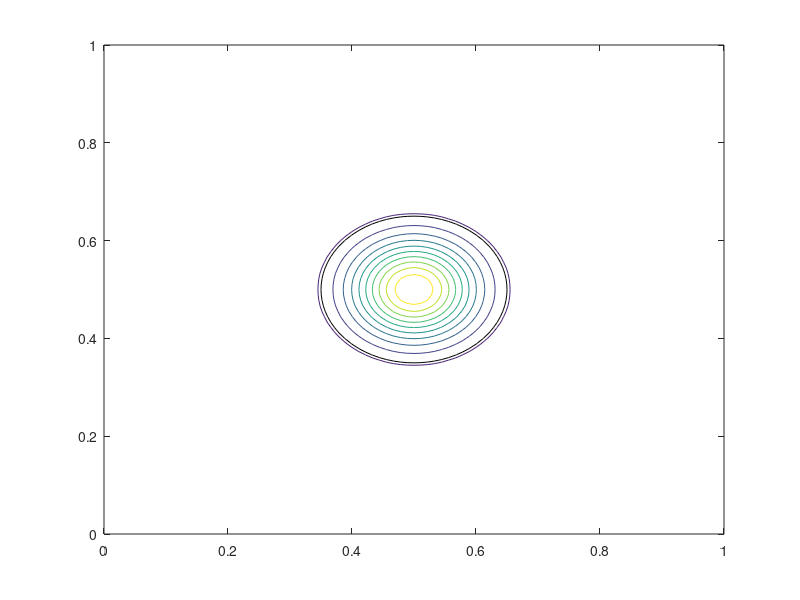
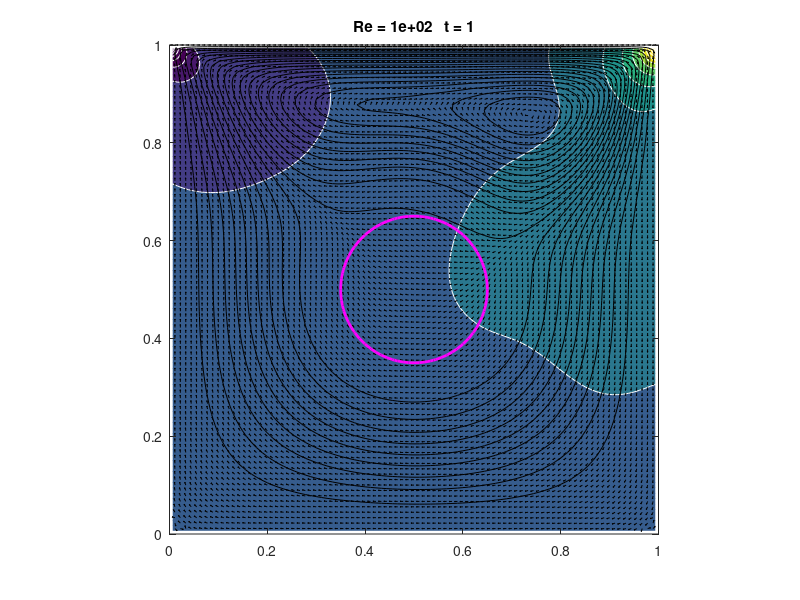

Write MATLAB code to recreate these figures, in order.
function mit18086_navierstokes_obs
%MIT18086_NAVIERSTOKES
%    Solves the incompressible Navier-Stokes equations in a
%    rectangular domain with prescribed velocities along the
%    boundary. The solution method is finite differencing on
%    a staggered grid with implicit diffusion and a Chorin
%    projection method for the pressure.
%    Visualization is done by a colormap-isoline plot for
%    pressure and normalized quiver and streamline plot for
%    the velocity field.
%    The standard setup solves a lid driven cavity problem.

% 07/2007 by Benjamin Seibold
% [redacted]
% Feel free to modify for teaching and learning.
%-----------------------------------------------------------------------
Re = 1e2;     % Reynolds number
dt = 2e-3;    % time step
tf = 1;    % final time
lx = 1;       % width of box
ly = 1;       % height of box
nx = 90;      % number of x-gridpoints
ny = 90;      % number of y-gridpoints
obstacle='circle';  % 'circle'
xObs = 0.5; yObs = 0.5;   % Obstacle position
eta = 10^(-3);
nsteps = 10;  % number of steps with graphic output
%-----------------------------------------------------------------------
nt = ceil(tf/dt); dt = tf/nt;
x = linspace(0,lx,nx+1); hx = lx/nx;
y = linspace(0,ly,ny+1); hy = ly/ny;
[X,Y] = meshgrid(y,x);
%-----------------------------------------------------------------------
% initial conditions
U = zeros(nx-1,ny); V = zeros(nx,ny-1);
% boundary conditions
uN = x*0+1;    vN = avg(x)*0;
uS = x*0;      vS = avg(x)*0;
uW = avg(y)*0; vW = y*0;
uE = avg(y)*0; vE = y*0;
%-----------------------------------------------------------------------
% Define obstacle
switch lower(obstacle)
   case {'circle'}
       % Create level set function for circle, calculate its value on the
       % domain
       circ = @(x, y) sqrt(x.^2 + y.^2);
       phi = @(x, y) circ(x-xObs, y-yObs) - 0.15;
       phip = phi(X, Y);
       
       % Smoothed Indicator Function, calculate its value on the domain
       sig = 10^(-1);
       gauss = @(x, y, sig) exp(-(x.^2 + y.^2)./(sig.^2)); % gaussian centered at 0
       indFunc = gauss(mod(X, lx)-xObs, mod(Y, ly)-yObs, sig);
       
       % Plot indicator function to compare with level set function
       contour(X, Y, indFunc)
       hold on;
       contour(X, Y, phip, [0 0], 'k')
       hold off;
       
   otherwise
      disp('Unknown obstacle type !!!');
      return
end

Ubc = dt/Re*([2*uS(2:end-1)' zeros(nx-1,ny-2) 2*uN(2:end-1)']/hx^2+...
      [uW;zeros(nx-3,ny);uE]/hy^2);
Vbc = dt/Re*([vS' zeros(nx,ny-3) vN']/hx^2+...
      [2*vW(2:end-1);zeros(nx-2,ny-1);2*vE(2:end-1)]/hy^2);

fprintf('initialization')
Lp = kron(speye(ny),K1(nx,hx,1))+kron(K1(ny,hy,1),speye(nx));
Lp(1,1) = 3/2*Lp(1,1);
perp = symamd(Lp); Rp = chol(Lp(perp,perp)); Rpt = Rp';
Lu = speye((nx-1)*ny)+dt/Re*(kron(speye(ny),K1(nx-1,hx,2))+...
     kron(K1(ny,hy,3),speye(nx-1)));
peru = symamd(Lu); Ru = chol(Lu(peru,peru)); Rut = Ru';
Lv = speye(nx*(ny-1))+dt/Re*(kron(speye(ny-1),K1(nx,hx,3))+...
     kron(K1(ny-1,hy,2),speye(nx)));
perv = symamd(Lv); Rv = chol(Lv(perv,perv)); Rvt = Rv';
Lq = kron(speye(ny-1),K1(nx-1,hx,2))+kron(K1(ny-1,hy,2),speye(nx-1));
perq = symamd(Lq); Rq = chol(Lq(perq,perq)); Rqt = Rq';

fprintf(', time loop\n--20%%--40%%--60%%--80%%-100%%\n')
figure;
for k = 1:nt
   % treat nonlinear terms
   gamma = min(1.2*dt*max(max(max(abs(U)))/hx,max(max(abs(V)))/hy),1);
   Ue = [uW;U;uE]; Ue = [2*uS'-Ue(:,1) Ue 2*uN'-Ue(:,end)];
   Ve = [vS' V vN']; Ve = [2*vW-Ve(1,:);Ve;2*vE-Ve(end,:)];
   Ua = avg(Ue')'; Ud = diff(Ue')'/2;
   Va = avg(Ve);   Vd = diff(Ve)/2;
   UVx = diff(Ua.*Va-gamma*abs(Ua).*Vd)/hx;
   UVy = diff((Ua.*Va-gamma*Ud.*abs(Va))')'/hy;
   Ua = avg(Ue(:,2:end-1));   Ud = diff(Ue(:,2:end-1))/2;
   Va = avg(Ve(2:end-1,:)')'; Vd = diff(Ve(2:end-1,:)')'/2;
   U2x = diff(Ua.^2-gamma*abs(Ua).*Ud)/hx;
   V2y = diff((Va.^2-gamma*abs(Va).*Vd)')'/hy;
   
   % Add obstacle penalization term to update U,V; match the array sizes
   U = U-dt*(UVy(2:end-1,:)+U2x + indFunc(2:end-1,1:end-1).*U./eta);
   V = V-dt*(UVx(:,2:end-1)+V2y + indFunc(1:end-1,2:end-1).*V./eta);
   
   % implicit viscosity
   rhs = reshape(U+Ubc,[],1);
   u(peru) = Ru\(Rut\rhs(peru));
   U = reshape(u,nx-1,ny);
   rhs = reshape(V+Vbc,[],1);
   v(perv) = Rv\(Rvt\rhs(perv));
   V = reshape(v,nx,ny-1);
   

   
   % pressure correction
   rhs = reshape(diff([uW;U;uE])/hx+diff([vS' V vN']')'/hy,[],1);
   p(perp) = -Rp\(Rpt\rhs(perp));
   P = reshape(p,nx,ny);
   U = U-diff(P)/hx;
   V = V-diff(P')'/hy;
   
   % visualization
   if floor(25*k/nt)>floor(25*(k-1)/nt), fprintf('.'), end
   if k==1||floor(nsteps*k/nt)>floor(nsteps*(k-1)/nt)
      % stream function
      rhs = reshape(diff(U')'/hy-diff(V)/hx,[],1);
      q(perq) = Rq\(Rqt\rhs(perq));
      Q = zeros(nx+1,ny+1);
      Q(2:end-1,2:end-1) = reshape(q,nx-1,ny-1);
      clf, contourf(avg(x),avg(y),P',20,'w-'), hold on
      contour(x,y,Q',20,'k-');
      Ue = [uS' avg([uW;U;uE]')' uN'];
      Ve = [vW;avg([vS' V vN']);vE];
      Len = sqrt(Ue.^2+Ve.^2+eps);
      quiver(x,y,(Ue./Len)',(Ve./Len)',.4,'k-')
      % Plot the obstacle boundary
      contour(X, Y, phip, [0 0], 'm', 'LineWidth', 2)
      hold off, axis equal, axis([0 lx 0 ly])
      p = sort(p); 
      caxis(p([8 end-7]))
      title(sprintf('Re = %0.1g   t = %0.2g',Re,k*dt))
      drawnow
   end
end
fprintf('\n')

%=======================================================================

function B = avg(A,k)
if nargin<2, k = 1; end
if size(A,1)==1, A = A'; end
if k<2, B = (A(2:end,:)+A(1:end-1,:))/2; else, B = avg(A,k-1); end
if size(A,2)==1, B = B'; end

function A = K1(n,h,a11)
% a11: Neumann=1, Dirichlet=2, Dirichlet mid=3;
A = spdiags([-1 a11 0;ones(n-2,1)*[-1 2 -1];0 a11 -1],-1:1,n,n)'/h^2;
